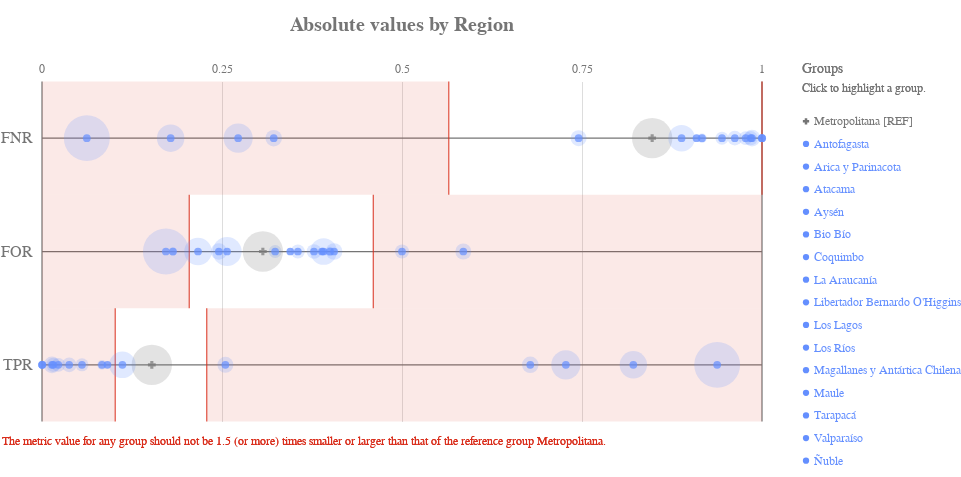

Write notebook code for a chart like this one.
### Code cell
ap.absolute(grupo_definido, metrics, 'region', fairness_threshold = disparity_tolerance)

### Figure 1 — Vega-Lite specification as saved in the notebook (floating-point values rounded to 4 significant figures)
{"config": {"view": {"continuousWidth": 400, "continuousHeight": 300, "strokeWidth": 0}, "axisLeft": {"labelColor": "rgb(117,117,117)", "labelFont": "Arial", "labelFontSize": 16}, "title": {"align": "center", "baseline": "middle", "color": "rgb(117,117,117)", "font": "Arial", "fontSize": 20, "fontWeight": "bold"}}, "layer": [{"data": {"name": "data-4ac2d7a4dec33677e433b172826c7791"}, "mark": {"type": "rule", "stroke": "rgb(117,117,117)", "strokeWidth": 1.25, "tooltip": ""}, "encoding": {"x": {"type": "quantitative", "field": "start", "scale": {"domain": [0, 1], "range": [40.0, 760.0]}}, "x2": {"field": "end"}, "y": {"type": "nominal", "axis": {"domain": false, "labelAngle": 0, "labelPadding": -30, "orient": "left", "ticks": false, "title": ""}, "field": "y_position", "scale": {"domain": ["FNR", "FOR", "TPR"], "range": [42.5, 382.5]}}}}, {"data": {"name": "data-6cfe259518f6c7b358d8f836a73e6b7f"}, "mark": {"type": "rule", "stroke": "rgb(117,117,117)", "strokeWidth": 1.25, "tooltip": ""}, "encoding": {"x": {"type": "quantitative", "field": "x_position", "scale": {"domain": [0, 1], "range": [40.0, 760.0]}}, "y": {"value": 42.5}, "y2": {"value": 382.5}}}, {"data": {"name": "data-60ed1133fa688d151d36705a369482e0"}, "mark": {"type": "text", "align": "center", "color": "rgb(117,117,117)", "font": "Arial", "fontSize": 12, "fontWeight": "normal", "tooltip": ""}, "encoding": {"text": {"type": "nominal", "field": "value"}, "x": {"type": "quantitative", "field": "value", "scale": {"domain": [0, 1], "range": [40.0, 760.0]}}, "y": {"value": 29.75}}}, {"layer": [{"mark": {"type": "rect", "opacity": 0.8, "stroke": "rgb(217, 46, 28)", "strokeWidth": 1.25, "tooltip": ""}, "encoding": {"x": {"type": "quantitative", "field": "lower_threshold_value", "scale": {"domain": [0, 1], "range": [40.0, 760.0]}}, "x2": {"field": "lower_threshold_value"}, "y": {"type": "nominal", "axis": {"domain": false, "grid": false, "labels": false, "ticks": false, "title": " "}, "field": "metric", "scale": {"domain": ["FNR", "FOR", "TPR"], "range": [42.5, 382.5]}}}}, {"mark": {"type": "rect", "opacity": 0.8, "stroke": "rgb(217, 46, 28)", "strokeWidth": 1.25, "tooltip": ""}, "encoding": {"x": {"type": "quantitative", "field": "upper_threshold_value", "scale": {"domain": [0, 1], "range": [40.0, 760.0]}}, "x2": {"field": "upper_threshold_value"}, "y": {"type": "nominal", "axis": {"domain": false, "grid": false, "labels": false, "ticks": false, "title": " "}, "field": "metric", "scale": {"domain": ["FNR", "FOR", "TPR"], "range": [42.5, 382.5]}}}}, {"layer": [{"mark": {"type": "rect", "fill": "rgb(217, 46, 28)", "opacity": 0.1, "tooltip": ""}, "encoding": {"x": {"type": "quantitative", "field": "lower_threshold_value", "scale": {"domain": [0, 1], "range": [40.0, 760.0]}}, "x2": {"field": "lower_end"}, "y": {"type": "nominal", "axis": {"domain": false, "grid": false, "labels": false, "ticks": false, "title": " "}, "field": "metric", "scale": {"domain": ["FNR", "FOR", "TPR"], "range": [42.5, 382.5]}}}}, {"mark": {"type": "rect", "fill": "rgb(217, 46, 28)", "opacity": 0.1, "tooltip": ""}, "encoding": {"x": {"type": "quantitative", "field": "upper_threshold_value", "scale": {"domain": [0, 1], "range": [40.0, 760.0]}}, "x2": {"field": "upper_end"}, "y": {"type": "nominal", "axis": {"domain": false, "grid": false, "labels": false, "ticks": false, "title": " "}, "field": "metric", "scale": {"domain": ["FNR", "FOR", "TPR"], "range": [42.5, 382.5]}}}}]}, {"data": {"name": "data-79dd248bdaa0ea02c535240e8ad022c8"}, "mark": {"type": "text", "align": "left", "baseline": "top", "fill": "rgb(217, 46, 28)", "font": "Arial", "fontSize": 12, "fontWeight": "normal", "tooltip": ""}, "encoding": {"text": {"value": "The metric value for any group should not be 1.5 (or more) times smaller or larger than that of the reference group Metropolitana."}, "x": {"value": 0}, "y": {"value": 396.7}}}], "data": {"name": "data-3232af273556175db8f75295a5c7e77c"}}, {"layer": [{"mark": "circle"}, {"data": {"name": "data-f461fe5d3e1338e78bb04d8506b895e9"}, "mark": {"type": "circle", "opacity": 0.2}, "encoding": {"color": {"condition": {"type": "nominal", "field": "attribute_value", "legend": null, "scale": {"domain": ["Metropolitana", "Antofagasta", "Arica y Parinacota", "Atacama", "Aysén", "Bio Bío", "Coquimbo", "La Araucanía", "Libertador Bernardo O'Higgins", "Los Lagos", "Los Ríos", "Magallanes y Antártica Chilena", "Maule", "Tarapacá", "Valparaíso", "Ñuble"], "range": ["rgb(117,117,117)", "rgb(100, 143, 255)", "rgb(100, 143, 255)", "rgb(100, 143, 255)", "rgb(100, 143, 255)", "rgb(100, 143, 255)", "rgb(100, 143, 255)", "rgb(100, 143, 255)", "rgb(100, 143, 255)", "rgb(100, 143, 255)", "rgb(100, 143, 255)", "rgb(100, 143, 255)", "rgb(100, 143, 255)", "rgb(100, 143, 255)", "rgb(100, 143, 255)", "rgb(100, 143, 255)"]}, "selection": "selector009"}, "value": "rgb(224,224,224)"}, "size": {"type": "quantitative", "field": "group_size", "legend": null, "scale": {"domain": [0, 1603.0], "range": [0, 2522.0]}}, "tooltip": [{"type": "nominal", "field": "attribute_value", "title": "Group"}, {"type": "nominal", "field": "tooltip_group_size", "title": "Group Size"}, {"type": "nominal", "field": "tooltip_disparity_explanation_fnr", "title": "Disparity"}, {"type": "quantitative", "field": "fnr", "format": ".2f", "title": "FNR"}], "x": {"type": "quantitative", "axis": {"domain": false, "labels": false, "ticks": false, "title": null, "values": [0.25, 0.5, 0.75]}, "field": "fnr", "scale": {"domain": [0, 1], "range": [40.0, 760.0]}}, "y": {"type": "nominal", "axis": {"domain": false, "grid": false, "labels": false, "ticks": false, "title": " "}, "field": "metric_variable", "scale": {"domain": ["FNR", "FOR", "TPR"], "range": [42.5, 382.5]}}}, "selection": {"selector011": {"type": "multi", "empty": "all", "fields": ["attribute_value"]}}, "transform": [{"calculate": "'FNR'", "as": "metric_variable"}]}, {"data": {"name": "data-f461fe5d3e1338e78bb04d8506b895e9"}, "mark": {"type": "circle", "opacity": 0.2}, "encoding": {"color": {"condition": {"type": "nominal", "field": "attribute_value", "legend": null, "scale": {"domain": ["Metropolitana", "Antofagasta", "Arica y Parinacota", "Atacama", "Aysén", "Bio Bío", "Coquimbo", "La Araucanía", "Libertador Bernardo O'Higgins", "Los Lagos", "Los Ríos", "Magallanes y Antártica Chilena", "Maule", "Tarapacá", "Valparaíso", "Ñuble"], "range": ["rgb(117,117,117)", "rgb(100, 143, 255)", "rgb(100, 143, 255)", "rgb(100, 143, 255)", "rgb(100, 143, 255)", "rgb(100, 143, 255)", "rgb(100, 143, 255)", "rgb(100, 143, 255)", "rgb(100, 143, 255)", "rgb(100, 143, 255)", "rgb(100, 143, 255)", "rgb(100, 143, 255)", "rgb(100, 143, 255)", "rgb(100, 143, 255)", "rgb(100, 143, 255)", "rgb(100, 143, 255)"]}, "selection": "selector009"}, "value": "rgb(224,224,224)"}, "size": {"type": "quantitative", "field": "group_size", "legend": null, "scale": {"domain": [0, 1603.0], "range": [0, 2522.0]}}, "tooltip": [{"type": "nominal", "field": "attribute_value", "title": "Group"}, {"type": "nominal", "field": "tooltip_group_size", "title": "Group Size"}, {"type": "nominal", "field": "tooltip_disparity_explanation_for", "title": "Disparity"}, {"type": "quantitative", "field": "for", "format": ".2f", "title": "FOR"}], "x": {"type": "quantitative", "axis": {"domain": false, "labels": false, "ticks": false, "title": null, "values": [0.25, 0.5, 0.75]}, "field": "for", "scale": {"domain": [0, 1], "range": [40.0, 760.0]}}, "y": {"type": "nominal", "axis": {"domain": false, "grid": false, "labels": false, "ticks": false, "title": " "}, "field": "metric_variable", "scale": {"domain": ["FNR", "FOR", "TPR"], "range": [42.5, 382.5]}}}, "selection": {"selector013": {"type": "multi", "empty": "all", "fields": ["attribute_value"]}}, "transform": [{"calculate": "'FOR'", "as": "metric_variable"}]}, {"data": {"name": "data-f461fe5d3e1338e78bb04d8506b895e9"}, "mark": {"type": "circle", "opacity": 0.2}, "encoding": {"color": {"condition": {"type": "nominal", "field": "attribute_value", "legend": null, "scale": {"domain": ["Metropolitana", "Antofagasta", "Arica y Parinacota", "Atacama", "Aysén", "Bio Bío", "Coquimbo", "La Araucanía", "Libertador Bernardo O'Higgins", "Los Lagos", "Los Ríos", "Magallanes y Antártica Chilena", "Maule", "Tarapacá", "Valparaíso", "Ñuble"], "range": ["rgb(117,117,117)", "rgb(100, 143, 255)", "rgb(100, 143, 255)", "rgb(100, 143, 255)", "rgb(100, 143, 255)", "rgb(100, 143, 255)", "rgb(100, 143, 255)", "rgb(100, 143, 255)", "rgb(100, 143, 255)", "rgb(100, 143, 255)", "rgb(100, 143, 255)", "rgb(100, 143, 255)", "rgb(100, 143, 255)", "rgb(100, 143, 255)", "rgb(100, 143, 255)", "rgb(100, 143, 255)"]}, "selection": "selector009"}, "value": "rgb(224,224,224)"}, "size": {"type": "quantitative", "field": "group_size", "legend": null, "scale": {"domain": [0, 1603.0], "range": [0, 2522.0]}}, "tooltip": [{"type": "nominal", "field": "attribute_value", "title": "Group"}, {"type": "nominal", "field": "tooltip_group_size", "title": "Group Size"}, {"type": "nominal", "field": "tooltip_disparity_explanation_tpr", "title": "Disparity"}, {"type": "quantitative", "field": "tpr", "format": ".2f", "title": "TPR"}], "x": {"type": "quantitative", "axis": {"domain": false, "labels": false, "ticks": false, "title": null, "values": [0.25, 0.5, 0.75]}, "field": "tpr", "scale": {"domain": [0, 1], "range": [40.0, 760.0]}}, "y": {"type": "nominal", "axis": {"domain": false, "grid": false, "labels": false, "ticks": false, "title": " "}, "field": "metric_variable", "scale": {"domain": ["FNR", "FOR", "TPR"], "range": [42.5, 382.5]}}}, "selection": {"selector015": {"type": "multi", "empty": "all", "fields": ["attribute_value"]}}, "transform": [{"calculate": "'TPR'", "as": "metric_variable"}]}, {"layer": [{"mark": "point"}, {"data": {"name": "data-f461fe5d3e1338e78bb04d8506b895e9"}, "mark": {"type": "point", "filled": true, "size": 60}, "encoding": {"color": {"condition": {"type": "nominal", "field": "attribute_value", "legend": null, "scale": {"domain": ["Metropolitana", "Antofagasta", "Arica y Parinacota", "Atacama", "Aysén", "Bio Bío", "Coquimbo", "La Araucanía", "Libertador Bernardo O'Higgins", "Los Lagos", "Los Ríos", "Magallanes y Antártica Chilena", "Maule", "Tarapacá", "Valparaíso", "Ñuble"], "range": ["rgb(117,117,117)", "rgb(100, 143, 255)", "rgb(100, 143, 255)", "rgb(100, 143, 255)", "rgb(100, 143, 255)", "rgb(100, 143, 255)", "rgb(100, 143, 255)", "rgb(100, 143, 255)", "rgb(100, 143, 255)", "rgb(100, 143, 255)", "rgb(100, 143, 255)", "rgb(100, 143, 255)", "rgb(100, 143, 255)", "rgb(100, 143, 255)", "rgb(100, 143, 255)", "rgb(100, 143, 255)"]}, "selection": "selector009"}, "value": "rgb(224,224,224)"}, "shape": {"type": "nominal", "field": "attribute_value", "legend": null, "scale": {"domain": ["Metropolitana", "Antofagasta", "Arica y Parinacota", "Atacama", "Aysén", "Bio Bío", "Coquimbo", "La Araucanía", "Libertador Bernardo O'Higgins", "Los Lagos", "Los Ríos", "Magallanes y Antártica Chilena", "Maule", "Tarapacá", "Valparaíso", "Ñuble"], "range": ["cross", "circle", "circle", "circle", "circle", "circle", "circle", "circle", "circle", "circle", "circle", "circle", "circle", "circle", "circle", "circle"]}}, "tooltip": [{"type": "nominal", "field": "attribute_value", "title": "Group"}, {"type": "nominal", "field": "tooltip_group_size", "title": "Group Size"}, {"type": "nominal", "field": "tooltip_disparity_explanation_fnr", "title": "Disparity"}, {"type": "quantitative", "field": "fnr", "format": ".2f", "title": "FNR"}], "x": {"type": "quantitative", "axis": {"domain": false, "labels": false, "ticks": false, "title": null, "values": [0.25, 0.5, 0.75]}, "field": "fnr", "scale": {"domain": [0, 1], "range": [40.0, 760.0]}}, "y": {"type": "nominal", "axis": {"domain": false, "grid": false, "labels": false, "ticks": false, "title": " "}, "field": "metric_variable", "scale": {"domain": ["FNR", "FOR", "TPR"], "range": [42.5, 382.5]}}}, "selection": {"selector010": {"type": "multi", "empty": "all", "fields": ["attribute_value"]}}, "transform": [{"calculate": "'FNR'", "as": "metric_variable"}]}, {"data": {"name": "data-f461fe5d3e1338e78bb04d8506b895e9"}, "mark": {"type": "point", "filled": true, "size": 60}, "encoding": {"color": {"condition": {"type": "nominal", "field": "attribute_value", "legend": null, "scale": {"domain": ["Metropolitana", "Antofagasta", "Arica y Parinacota", "Atacama", "Aysén", "Bio Bío", "Coquimbo", "La Araucanía", "Libertador Bernardo O'Higgins", "Los Lagos", "Los Ríos", "Magallanes y Antártica Chilena", "Maule", "Tarapacá", "Valparaíso", "Ñuble"], "range": ["rgb(117,117,117)", "rgb(100, 143, 255)", "rgb(100, 143, 255)", "rgb(100, 143, 255)", "rgb(100, 143, 255)", "rgb(100, 143, 255)", "rgb(100, 143, 255)", "rgb(100, 143, 255)", "rgb(100, 143, 255)", "rgb(100, 143, 255)", "rgb(100, 143, 255)", "rgb(100, 143, 255)", "rgb(100, 143, 255)", "rgb(100, 143, 255)", "rgb(100, 143, 255)", "rgb(100, 143, 255)"]}, "selection": "selector009"}, "value": "rgb(224,224,224)"}, "shape": {"type": "nominal", "field": "attribute_value", "legend": null, "scale": {"domain": ["Metropolitana", "Antofagasta", "Arica y Parinacota", "Atacama", "Aysén", "Bio Bío", "Coquimbo", "La Araucanía", "Libertador Bernardo O'Higgins", "Los Lagos", "Los Ríos", "Magallanes y Antártica Chilena", "Maule", "Tarapacá", "Valparaíso", "Ñuble"], "range": ["cross", "circle", "circle", "circle", "circle", "circle", "circle", "circle", "circle", "circle", "circle", "circle", "circle", "circle", "circle", "circle"]}}, "tooltip": [{"type": "nominal", "field": "attribute_value", "title": "Group"}, {"type": "nominal", "field": "tooltip_group_size", "title": "Group Size"}, {"type": "nominal", "field": "tooltip_disparity_explanation_for", "title": "Disparity"}, {"type": "quantitative", "field": "for", "format": ".2f", "title": "FOR"}], "x": {"type": "quantitative", "axis": {"domain": false, "labels": false, "ticks": false, "title": null, "values": [0.25, 0.5, 0.75]}, "field": "for", "scale": {"domain": [0, 1], "range": [40.0, 760.0]}}, "y": {"type": "nominal", "axis": {"domain": false, "grid": false, "labels": false, "ticks": false, "title": " "}, "field": "metric_variable", "scale": {"domain": ["FNR", "FOR", "TPR"], "range": [42.5, 382.5]}}}, "selection": {"selector012": {"type": "multi", "empty": "all", "fields": ["attribute_value"]}}, "transform": [{"calculate": "'FOR'", "as": "metric_variable"}]}, {"data": {"name": "data-f461fe5d3e1338e78bb04d8506b895e9"}, "mark": {"type": "point", "filled": true, "size": 60}, "encoding": {"color": {"condition": {"type": "nominal", "field": "attribute_value", "legend": null, "scale": {"domain": ["Metropolitana", "Antofagasta", "Arica y Parinacota", "Atacama", "Aysén", "Bio Bío", "Coquimbo", "La Araucanía", "Libertador Bernardo O'Higgins", "Los Lagos", "Los Ríos", "Magallanes y Antártica Chilena", "Maule", "Tarapacá", "Valparaíso", "Ñuble"], "range": ["rgb(117,117,117)", "rgb(100, 143, 255)", "rgb(100, 143, 255)", "rgb(100, 143, 255)", "rgb(100, 143, 255)", "rgb(100, 143, 255)", "rgb(100, 143, 255)", "rgb(100, 143, 255)", "rgb(100, 143, 255)", "rgb(100, 143, 255)", "rgb(100, 143, 255)", "rgb(100, 143, 255)", "rgb(100, 143, 255)", "rgb(100, 143, 255)", "rgb(100, 143, 255)", "rgb(100, 143, 255)"]}, "selection": "selector009"}, "value": "rgb(224,224,224)"}, "shape": {"type": "nominal", "field": "attribute_value", "legend": null, "scale": {"domain": ["Metropolitana", "Antofagasta", "Arica y Parinacota", "Atacama", "Aysén", "Bio Bío", "Coquimbo", "La Araucanía", "Libertador Bernardo O'Higgins", "Los Lagos", "Los Ríos", "Magallanes y Antártica Chilena", "Maule", "Tarapacá", "Valparaíso", "Ñuble"], "range": ["cross", "circle", "circle", "circle", "circle", "circle", "circle", "circle", "circle", "circle", "circle", "circle", "circle", "circle", "circle", "circle"]}}, "tooltip": [{"type": "nominal", "field": "attribute_value", "title": "Group"}, {"type": "nominal", "field": "tooltip_group_size", "title": "Group Size"}, {"type": "nominal", "field": "tooltip_disparity_explanation_tpr", "title": "Disparity"}, {"type": "quantitative", "field": "tpr", "format": ".2f", "title": "TPR"}], "x": {"type": "quantitative", "axis": {"domain": false, "labels": false, "ticks": false, "title": null, "values": [0.25, 0.5, 0.75]}, "field": "tpr", "scale": {"domain": [0, 1], "range": [40.0, 760.0]}}, "y": {"type": "nominal", "axis": {"domain": false, "grid": false, "labels": false, "ticks": false, "title": " "}, "field": "metric_variable", "scale": {"domain": ["FNR", "FOR", "TPR"], "range": [42.5, 382.5]}}}, "selection": {"selector014": {"type": "multi", "empty": "all", "fields": ["attribute_value"]}}, "transform": [{"calculate": "'TPR'", "as": "metric_variable"}]}]}]}, {"layer": [{"mark": {"type": "point", "filled": true, "opacity": 1, "size": 39.48}, "encoding": {"color": {"condition": {"type": "nominal", "field": "attribute_value", "legend": null, "scale": {"domain": ["Metropolitana", "Antofagasta", "Arica y Parinacota", "Atacama", "Aysén", "Bio Bío", "Coquimbo", "La Araucanía", "Libertador Bernardo O'Higgins", "Los Lagos", "Los Ríos", "Magallanes y Antártica Chilena", "Maule", "Tarapacá", "Valparaíso", "Ñuble"], "range": ["rgb(117,117,117)", "rgb(100, 143, 255)", "rgb(100, 143, 255)", "rgb(100, 143, 255)", "rgb(100, 143, 255)", "rgb(100, 143, 255)", "rgb(100, 143, 255)", "rgb(100, 143, 255)", "rgb(100, 143, 255)", "rgb(100, 143, 255)", "rgb(100, 143, 255)", "rgb(100, 143, 255)", "rgb(100, 143, 255)", "rgb(100, 143, 255)", "rgb(100, 143, 255)", "rgb(100, 143, 255)"]}, "selection": "selector009"}, "value": "rgb(224,224,224)"}, "shape": {"type": "nominal", "field": "attribute_value", "legend": null, "scale": {"domain": ["Metropolitana", "Antofagasta", "Arica y Parinacota", "Atacama", "Aysén", "Bio Bío", "Coquimbo", "La Araucanía", "Libertador Bernardo O'Higgins", "Los Lagos", "Los Ríos", "Magallanes y Antártica Chilena", "Maule", "Tarapacá", "Valparaíso", "Ñuble"], "range": ["cross", "circle", "circle", "circle", "circle", "circle", "circle", "circle", "circle", "circle", "circle", "circle", "circle", "circle", "circle", "circle"]}}, "x": {"value": 804}, "y": {"type": "nominal", "axis": {"domain": false, "grid": false, "labels": false, "ticks": false, "title": " "}, "field": "attribute_value", "scale": {"domain": ["Metropolitana", "Antofagasta", "Arica y Parinacota", "Atacama", "Aysén", "Bio Bío", "Coquimbo", "La Araucanía", "Libertador Bernardo O'Higgins", "Los Lagos", "Los Ríos", "Magallanes y Antártica Chilena", "Maule", "Tarapacá", "Valparaíso", "Ñuble"], "range": [71, 433]}}}, "selection": {"selector009": {"type": "multi", "empty": "all", "fields": ["attribute_value"]}}}, {"mark": {"type": "text", "align": "left", "baseline": "middle", "font": "Arial", "fontSize": 12, "fontWeight": "normal"}, "encoding": {"color": {"condition": {"type": "nominal", "field": "attribute_value", "legend": null, "scale": {"domain": ["Metropolitana", "Antofagasta", "Arica y Parinacota", "Atacama", "Aysén", "Bio Bío", "Coquimbo", "La Araucanía", "Libertador Bernardo O'Higgins", "Los Lagos", "Los Ríos", "Magallanes y Antártica Chilena", "Maule", "Tarapacá", "Valparaíso", "Ñuble"], "range": ["rgb(117,117,117)", "rgb(100, 143, 255)", "rgb(100, 143, 255)", "rgb(100, 143, 255)", "rgb(100, 143, 255)", "rgb(100, 143, 255)", "rgb(100, 143, 255)", "rgb(100, 143, 255)", "rgb(100, 143, 255)", "rgb(100, 143, 255)", "rgb(100, 143, 255)", "rgb(100, 143, 255)", "rgb(100, 143, 255)", "rgb(100, 143, 255)", "rgb(100, 143, 255)", "rgb(100, 143, 255)"]}, "selection": "selector009"}, "value": "rgb(224,224,224)"}, "text": {"type": "nominal", "field": "label"}, "x": {"value": 812}, "y": {"type": "nominal", "axis": {"domain": false, "grid": false, "labels": false, "ticks": false, "title": " "}, "field": "attribute_value", "scale": {"domain": ["Metropolitana", "Antofagasta", "Arica y Parinacota", "Atacama", "Aysén", "Bio Bío", "Coquimbo", "La Araucanía", "Libertador Bernardo O'Higgins", "Los Lagos", "Los Ríos", "Magallanes y Antártica Chilena", "Maule", "Tarapacá", "Valparaíso", "Ñuble"], "range": [71, 433]}}}, "selection": {"selector016": {"type": "multi", "empty": "all", "fields": ["attribute_value"]}}}, {"data": {"name": "data-79dd248bdaa0ea02c535240e8ad022c8"}, "mark": {"type": "text", "align": "left", "baseline": "middle", "color": "rgb(117,117,117)", "font": "Arial", "fontSize": 12, "fontWeight": "normal"}, "encoding": {"text": {"value": "Click to highlight a group."}, "x": {"value": 800}, "y": {"value": 49}}}, {"data": {"name": "data-79dd248bdaa0ea02c535240e8ad022c8"}, "mark": {"type": "text", "align": "left", "baseline": "middle", "color": "rgb(117,117,117)", "font": "Arial", "fontSize": 14, "fontWeight": "normal"}, "encoding": {"text": {"value": "Groups"}, "x": {"value": 800}, "y": {"value": 30}}}], "data": {"name": "data-7ebefffb3323e64a7ab0617c614ff136"}}], "height": 425, "padding": {"top": 15, "bottom": 10}, "resolve": {"scale": {"size": "independent", "y": "independent"}}, "title": "Absolute values by Region", "width": 800, "$schema": "https://vega.github.io/schema/vega-lite/v4.8.1.json", "datasets": {"data-4ac2d7a4dec33677e433b172826c7791": [{"y_position": "FNR", "start": 0, "end": 1}, {"y_position": "FOR", "start": 0, "end": 1}, {"y_position": "TPR", "start": 0, "end": 1}], "data-6cfe259518f6c7b358d8f836a73e6b7f": [{"x_position": 0}, {"x_position": 1}], "data-60ed1133fa688d151d36705a369482e0": [{"value": 0.0}, {"value": 0.25}, {"value": 0.5}, {"value": 0.75}, {"value": 1.0}], "data-3232af273556175db8f75295a5c7e77c": [{"lower_end": 0, "upper_end": 1, "lower_threshold_value": 0.565, "upper_threshold_value": 1.0, "metric": "FNR"}, {"lower_end": 0, "upper_end": 1, "lower_threshold_value": 0.2045, "upper_threshold_value": 0.4601, "metric": "FOR"}, {"lower_end": 0, "upper_end": 1, "lower_threshold_value": 0.1017, "upper_threshold_value": 0.2288, "metric": "TPR"}], "data-79dd248bdaa0ea02c535240e8ad022c8": [{"a": 1, "b": 0}, {"a": 1, "b": 0}], "data-f461fe5d3e1338e78bb04d8506b895e9": [{"attribute_name": "region", "attribute_value": "Antofagasta", "group_size": 479, "total_entities": 5007, "fnr": 0.1787, "for": 0.2167, "tpr": 0.8213, "fnr_disparity": 0.2109, "for_disparity": 0.7063, "tpr_disparity": 5.384, "fnr_disparity_scaled": -3.743, "for_disparity_scaled": -0.4158, "tpr_disparity_scaled": 4.384, "tooltip_group_size": "479 (9.57%)", "tooltip_disparity_explanation_fnr": "4.74 times smaller FNR than the reference group", "tooltip_disparity_explanation_for": "1.42 times smaller FOR than the reference group", "tooltip_disparity_explanation_tpr": "5.38 times larger TPR than the reference group"}, {"attribute_name": "region", "attribute_value": "Arica y Parinacota", "group_size": 539, "total_entities": 5007, "fnr": 0.2724, "for": 0.2571, "tpr": 0.7276, "fnr_disparity": 0.3215, "for_disparity": 0.838, "tpr_disparity": 4.77, "fnr_disparity_scaled": -2.111, "for_disparity_scaled": -0.1933, "tpr_disparity_scaled": 3.77, "tooltip_group_size": "539 (10.76%)", "tooltip_disparity_explanation_fnr": "3.11 times smaller FNR than the reference group", "tooltip_disparity_explanation_for": "1.19 times smaller FOR than the reference group", "tooltip_disparity_explanation_tpr": "4.77 times larger TPR than the reference group"}, {"attribute_name": "region", "attribute_value": "Atacama", "group_size": 173, "total_entities": 5007, "fnr": 0.3218, "for": 0.2456, "tpr": 0.6782, "fnr_disparity": 0.3798, "for_disparity": 0.8007, "tpr_disparity": 4.446, "fnr_disparity_scaled": -1.633, "for_disparity_scaled": -0.2489, "tpr_disparity_scaled": 3.446, "tooltip_group_size": "173 (3.46%)", "tooltip_disparity_explanation_fnr": "2.63 times smaller FNR than the reference group", "tooltip_disparity_explanation_for": "1.25 times smaller FOR than the reference group", "tooltip_disparity_explanation_tpr": "4.45 times larger TPR than the reference group"}, {"attribute_name": "region", "attribute_value": "Aysén", "group_size": 36, "total_entities": 5007, "fnr": 1.0, "for": 0.3889, "tpr": 0.0002, "fnr_disparity": 1.18, "for_disparity": 1.268, "tpr_disparity": 0.0002, "fnr_disparity_scaled": 0.18, "for_disparity_scaled": 0.2678, "tpr_disparity_scaled": -4999.0, "tooltip_group_size": "36 (0.72%)", "tooltip_disparity_explanation_fnr": "1.18 times larger FNR than the reference group", "tooltip_disparity_explanation_for": "1.27 times larger FOR than the reference group", "tooltip_disparity_explanation_tpr": "5000.00 times smaller TPR than the reference group"}, {"attribute_name": "region", "attribute_value": "Bio Bío", "group_size": 176, "total_entities": 5007, "fnr": 0.9861, "for": 0.4057, "tpr": 0.01389, "fnr_disparity": 1.164, "for_disparity": 1.323, "tpr_disparity": 0.09105, "fnr_disparity_scaled": 0.1636, "for_disparity_scaled": 0.3226, "tpr_disparity_scaled": -9.983, "tooltip_group_size": "176 (3.52%)", "tooltip_disparity_explanation_fnr": "1.16 times larger FNR than the reference group", "tooltip_disparity_explanation_for": "1.32 times larger FOR than the reference group", "tooltip_disparity_explanation_tpr": "10.98 times smaller TPR than the reference group"}, {"attribute_name": "region", "attribute_value": "Coquimbo", "group_size": 162, "total_entities": 5007, "fnr": 0.7453, "for": 0.5852, "tpr": 0.2547, "fnr_disparity": 0.8794, "for_disparity": 1.908, "tpr_disparity": 1.67, "fnr_disparity_scaled": -0.1371, "for_disparity_scaled": 0.9077, "tpr_disparity_scaled": 0.6698, "tooltip_group_size": "162 (3.24%)", "tooltip_disparity_explanation_fnr": "1.14 times smaller FNR than the reference group", "tooltip_disparity_explanation_for": "1.91 times larger FOR than the reference group", "tooltip_disparity_explanation_tpr": "1.67 times larger TPR than the reference group"}, {"attribute_name": "region", "attribute_value": "La Araucanía", "group_size": 107, "total_entities": 5007, "fnr": 0.9444, "for": 0.3238, "tpr": 0.05556, "fnr_disparity": 1.114, "for_disparity": 1.056, "tpr_disparity": 0.3642, "fnr_disparity_scaled": 0.1144, "for_disparity_scaled": 0.05562, "tpr_disparity_scaled": -1.746, "tooltip_group_size": "107 (2.14%)", "tooltip_disparity_explanation_fnr": "1.11 times larger FNR than the reference group", "tooltip_disparity_explanation_for": "1.06 times larger FOR than the reference group", "tooltip_disparity_explanation_tpr": "2.75 times smaller TPR than the reference group"}, {"attribute_name": "region", "attribute_value": "Libertador Bernardo O'Higgins", "group_size": 137, "total_entities": 5007, "fnr": 0.9623, "for": 0.3778, "tpr": 0.03774, "fnr_disparity": 1.135, "for_disparity": 1.232, "tpr_disparity": 0.2474, "fnr_disparity_scaled": 0.1355, "for_disparity_scaled": 0.2316, "tpr_disparity_scaled": -3.042, "tooltip_group_size": "137 (2.74%)", "tooltip_disparity_explanation_fnr": "1.14 times larger FNR than the reference group", "tooltip_disparity_explanation_for": "1.23 times larger FOR than the reference group", "tooltip_disparity_explanation_tpr": "4.04 times smaller TPR than the reference group"}, {"attribute_name": "region", "attribute_value": "Los Lagos", "group_size": 122, "total_entities": 5007, "fnr": 0.9773, "for": 0.3554, "tpr": 0.02273, "fnr_disparity": 1.153, "for_disparity": 1.159, "tpr_disparity": 0.149, "fnr_disparity_scaled": 0.1532, "for_disparity_scaled": 0.1585, "tpr_disparity_scaled": -5.712, "tooltip_group_size": "122 (2.44%)", "tooltip_disparity_explanation_fnr": "1.15 times larger FNR than the reference group", "tooltip_disparity_explanation_for": "1.16 times larger FOR than the reference group", "tooltip_disparity_explanation_tpr": "6.71 times smaller TPR than the reference group"}, {"attribute_name": "region", "attribute_value": "Los Ríos", "group_size": 44, "total_entities": 5007, "fnr": 1.0, "for": 0.1818, "tpr": 0.0002, "fnr_disparity": 1.18, "for_disparity": 0.5927, "tpr_disparity": 0.0002, "fnr_disparity_scaled": 0.18, "for_disparity_scaled": -0.6871, "tpr_disparity_scaled": -4999.0, "tooltip_group_size": "44 (0.88%)", "tooltip_disparity_explanation_fnr": "1.18 times larger FNR than the reference group", "tooltip_disparity_explanation_for": "1.69 times smaller FOR than the reference group", "tooltip_disparity_explanation_tpr": "5000.00 times smaller TPR than the reference group"}, {"attribute_name": "region", "attribute_value": "Magallanes y Antártica Chilena", "group_size": 30, "total_entities": 5007, "fnr": 0.9091, "for": 0.3448, "tpr": 0.09091, "fnr_disparity": 1.073, "for_disparity": 1.124, "tpr_disparity": 0.596, "fnr_disparity_scaled": 0.07273, "for_disparity_scaled": 0.1241, "tpr_disparity_scaled": -0.678, "tooltip_group_size": "30 (0.60%)", "tooltip_disparity_explanation_fnr": "1.07 times larger FNR than the reference group", "tooltip_disparity_explanation_for": "1.12 times larger FOR than the reference group", "tooltip_disparity_explanation_tpr": "1.68 times smaller TPR than the reference group"}, {"attribute_name": "region", "attribute_value": "Maule", "group_size": 127, "total_entities": 5007, "fnr": 0.9844, "for": 0.5, "tpr": 0.01562, "fnr_disparity": 1.162, "for_disparity": 1.63, "tpr_disparity": 0.1024, "fnr_disparity_scaled": 0.1616, "for_disparity_scaled": 0.63, "tpr_disparity_scaled": -8.763, "tooltip_group_size": "127 (2.54%)", "tooltip_disparity_explanation_fnr": "1.16 times larger FNR than the reference group", "tooltip_disparity_explanation_for": "1.63 times larger FOR than the reference group", "tooltip_disparity_explanation_tpr": "9.76 times smaller TPR than the reference group"}, {"attribute_name": "region", "attribute_value": "Metropolitana", "group_size": 1034, "total_entities": 5007, "fnr": 0.8475, "for": 0.3067, "tpr": 0.1525, "fnr_disparity": 1.0, "for_disparity": 1.0, "tpr_disparity": 1.0, "fnr_disparity_scaled": 0.0, "for_disparity_scaled": 0.0, "tpr_disparity_scaled": 0.0, "tooltip_group_size": "1,034 (20.65%)", "tooltip_disparity_explanation_fnr": "Reference group", "tooltip_disparity_explanation_for": "Reference group", "tooltip_disparity_explanation_tpr": "Reference group"}, {"attribute_name": "region", "attribute_value": "Tarapacá", "group_size": 1336, "total_entities": 5007, "fnr": 0.06226, "for": 0.172, "tpr": 0.9377, "fnr_disparity": 0.07346, "for_disparity": 0.5609, "tpr_disparity": 6.147, "fnr_disparity_scaled": -12.61, "for_disparity_scaled": -0.783, "tpr_disparity_scaled": 5.147, "tooltip_group_size": "1,336 (26.68%)", "tooltip_disparity_explanation_fnr": "13.61 times smaller FNR than the reference group", "tooltip_disparity_explanation_for": "1.78 times smaller FOR than the reference group", "tooltip_disparity_explanation_tpr": "6.15 times larger TPR than the reference group"}, {"attribute_name": "region", "attribute_value": "Valparaíso", "group_size": 448, "total_entities": 5007, "fnr": 0.8883, "for": 0.3911, "tpr": 0.1117, "fnr_disparity": 1.048, "for_disparity": 1.275, "tpr_disparity": 0.7323, "fnr_disparity_scaled": 0.04819, "for_disparity_scaled": 0.275, "tpr_disparity_scaled": -0.3656, "tooltip_group_size": "448 (8.95%)", "tooltip_disparity_explanation_fnr": "1.05 times larger FNR than the reference group", "tooltip_disparity_explanation_for": "1.27 times larger FOR than the reference group", "tooltip_disparity_explanation_tpr": "1.37 times smaller TPR than the reference group"}, {"attribute_name": "region", "attribute_value": "Ñuble", "group_size": 57, "total_entities": 5007, "fnr": 0.9167, "for": 0.4, "tpr": 0.08333, "fnr_disparity": 1.082, "for_disparity": 1.304, "tpr_disparity": 0.5463, "fnr_disparity_scaled": 0.08167, "for_disparity_scaled": 0.304, "tpr_disparity_scaled": -0.8305, "tooltip_group_size": "57 (1.14%)", "tooltip_disparity_explanation_fnr": "1.08 times larger FNR than the reference group", "tooltip_disparity_explanation_for": "1.30 times larger FOR than the reference group", "tooltip_disparity_explanation_tpr": "1.83 times smaller TPR than the reference group"}], "data-7ebefffb3323e64a7ab0617c614ff136": [{"attribute_value": "Metropolitana", "label": "Metropolitana [REF]"}, {"attribute_value": "Antofagasta", "label": "Antofagasta"}, {"attribute_value": "Arica y Parinacota", "label": "Arica y Parinacota"}, {"attribute_value": "Atacama", "label": "Atacama"}, {"attribute_value": "Aysén", "label": "Aysén"}, {"attribute_value": "Bio Bío", "label": "Bio Bío"}, {"attribute_value": "Coquimbo", "label": "Coquimbo"}, {"attribute_value": "La Araucanía", "label": "La Araucanía"}, {"attribute_value": "Libertador Bernardo O'Higgins", "label": "Libertador Bernardo O'Higgins"}, {"attribute_value": "Los Lagos", "label": "Los Lagos"}, {"attribute_value": "Los Ríos", "label": "Los Ríos"}, {"attribute_value": "Magallanes y Antártica Chilena", "label": "Magallanes y Antártica Chilena"}, {"attribute_value": "Maule", "label": "Maule"}, {"attribute_value": "Tarapacá", "label": "Tarapacá"}, {"attribute_value": "Valparaíso", "label": "Valparaíso"}, {"attribute_value": "Ñuble", "label": "Ñuble"}]}}
